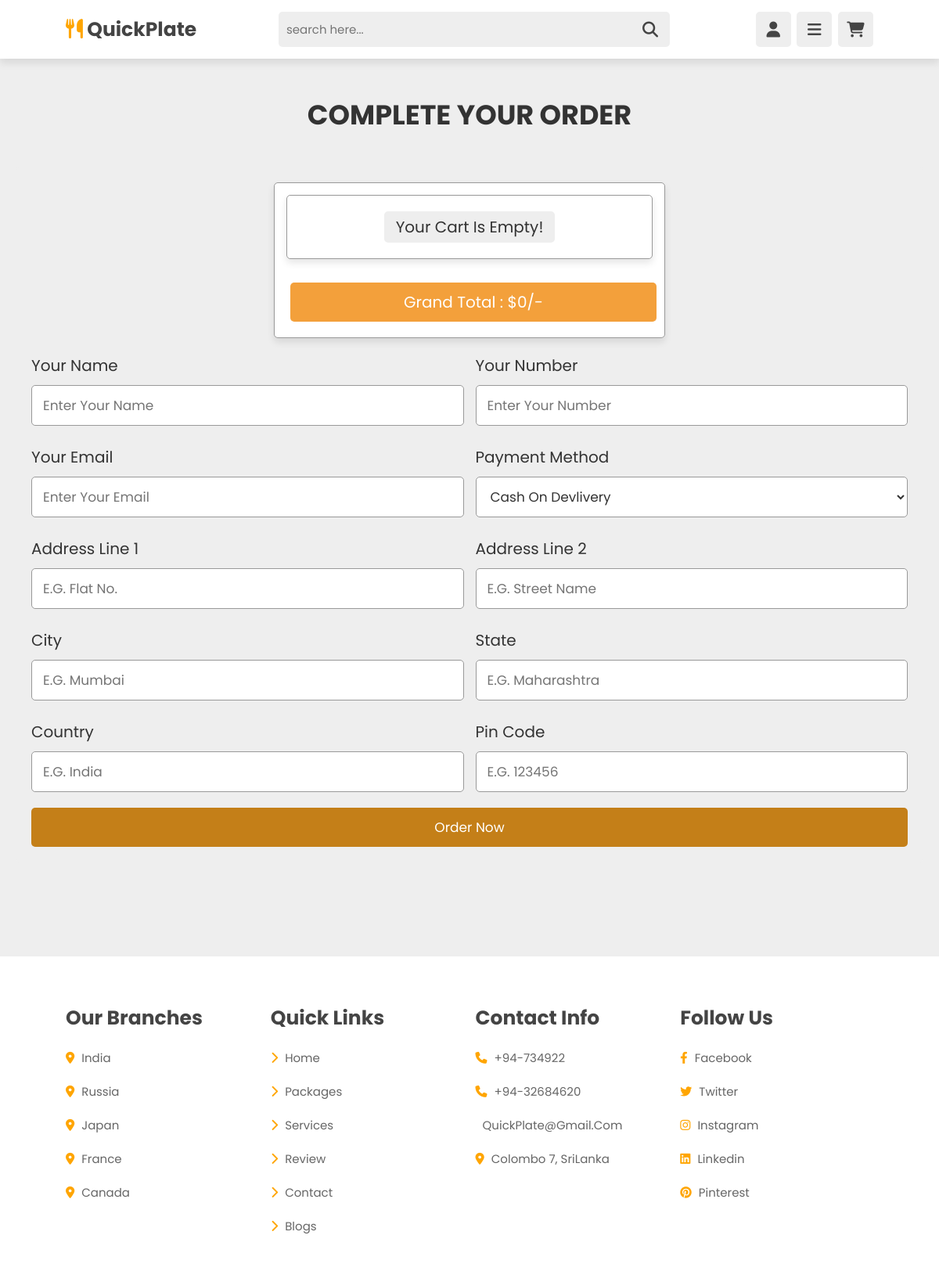
/checkout.php, run on an earlier commit of the app's database.
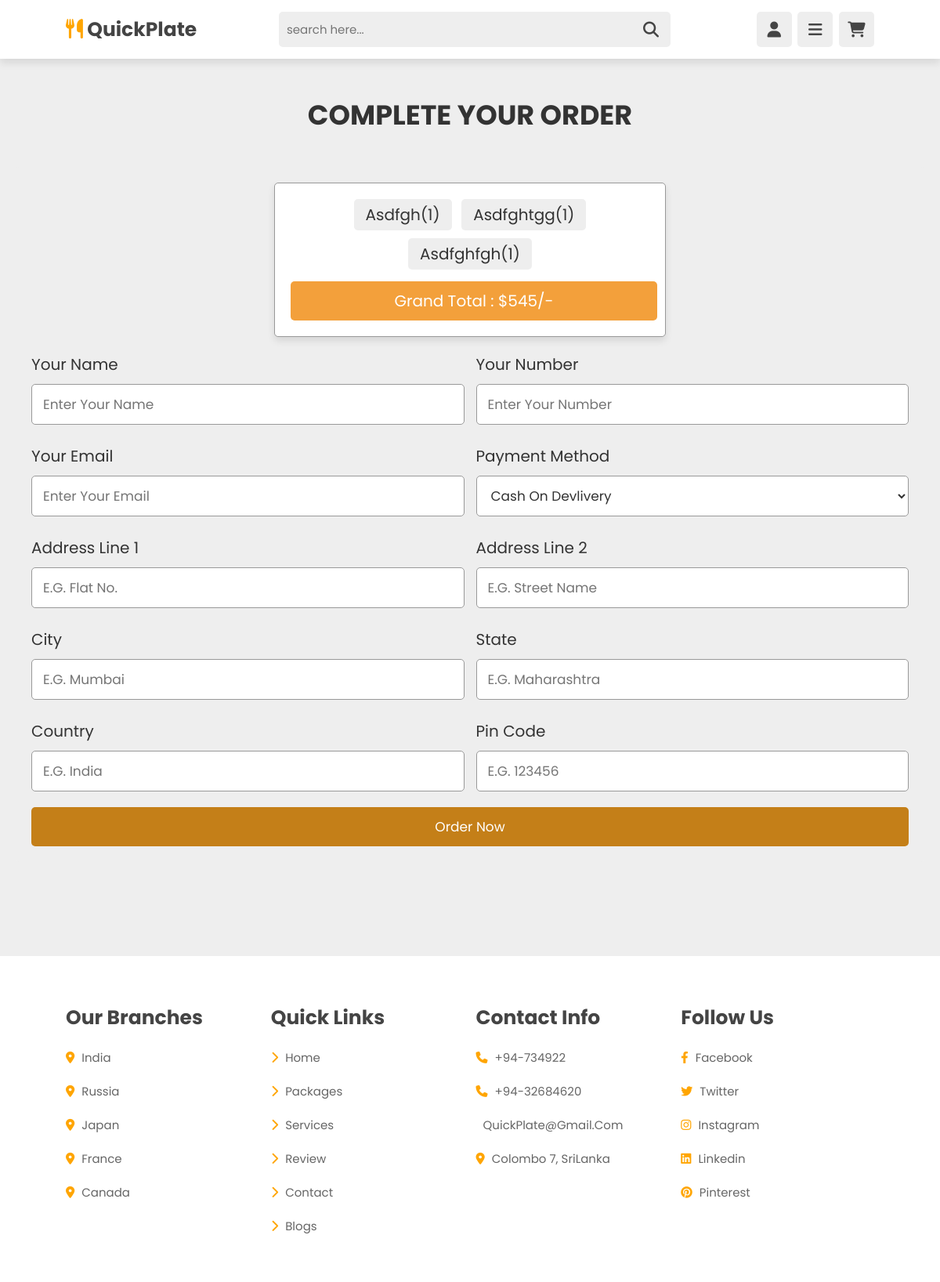
And on a later commit of the database.
### tables this page shows
CREATE TABLE `cart` (
  `id` int(255) NOT NULL,
  `name` varchar(255) NOT NULL,
  `price` varchar(255) NOT NULL,
  `image` varchar(255) NOT NULL,
  `quantity` int(255) NOT NULL
);

### checkout.php (the view, shortened to what the changed rows need)
<?php
@include 'config.php';
?>
<!DOCTYPE html>
<html lang="en">
<head>
    <link rel="stylesheet" href="https://unpkg.com/swiper/swiper-bundle.min.css" />
    <link rel="stylesheet" href="https://cdnjs.cloudflare.com/ajax/libs/font-awesome/6.1.1/css/all.min.css">
    <link rel="stylesheet" href="css/checkout.css">
</head>
<body>
<div class="container">
<section class="checkout-form">
   <h1 class="heading">complete your order</h1>
   <form action="" method="post">
   <div class="display-order">
      <?php
         $select_cart = mysqli_query($conn, "SELECT * FROM `cart`");
         $total = 0;
         $grand_total = 0;
         if(mysqli_num_rows($select_cart) > 0){
            while($fetch_cart = mysqli_fetch_assoc($select_cart)){
            $total_price = number_format($fetch_cart['price'] * $fetch_cart['quantity']);
            $grand_total = $total += $total_price;
      ?>
      <span><?= $fetch_cart['name']; ?>(<?= $fetch_cart['quantity']; ?>)</span>
      <?php
         }
      }else{
         echo "<div class='display-order'><span>your cart is empty!</span></div>";
      }
      ?>
      <span class="grand-total"> grand total : $<?= $grand_total; ?>/- </span>
   </div>
   </form>
</section>
</div>
</body>
</html>

What changed in the data, as far as the page shows it:
added cart: name "Asdfgh", quantity "1"
added cart: name "Asdfghtgg", quantity "1"
added cart: name "Asdfghfgh", quantity "1"
Also different on the page:
$grand_total: "0" → "545"
text no longer shown: "Your Cart Is Empty!"
